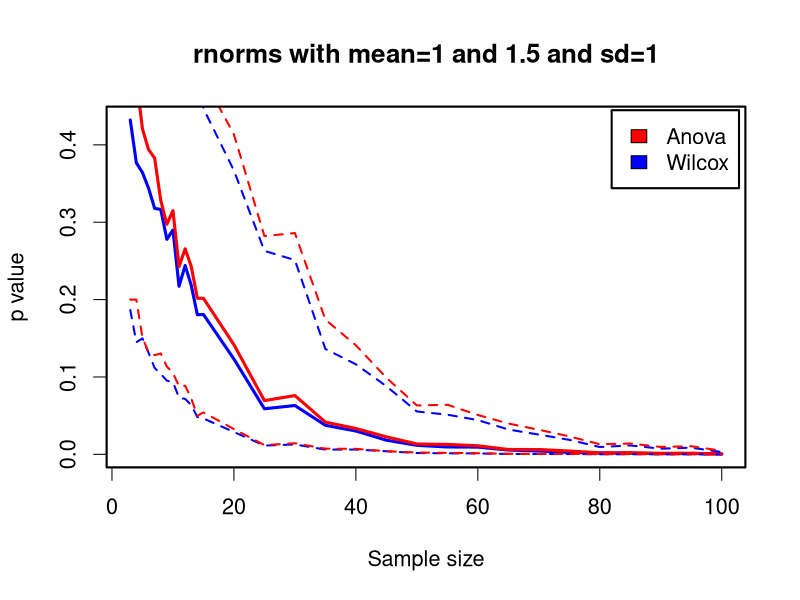

R code for this plot: (Note: a time limit stopped this script after it produced the figure.)
# Comparison between wilcox and ANOVA tests
# 06-09-2013

setwd('~/Dropbox/Documents/statsforbios')

# To compare anova and wilcox test, I'll draw numbers from normal distributions and apply the test. Do this for different sample sizes and replicate.
# What sample sizes and how many replicates of each.
nvec <- c(3:14,seq(15,100,by=5))
reps <- 500

# Empty matrices to fill
pAnova <- matrix(0,nrow=length(nvec),ncol=reps)
pWilcox <- matrix(0,nrow=length(nvec),ncol=reps)


# Run tests for each sample size (this loop is slow. I should rewrite it.)
for(i in 1:length(nvec)){

n <- nvec[i]

# Replicate tests with different random numbers.
for(r in 1:reps){
d <- cbind(c(rnorm(n,mean=1,sd=1),rnorm(n,mean=1.5,sd=1)), c(rep(1,n),rep(2,n)))

pAnova[i,r] <- (anova(lm(d[,1]~d[,2])))$Pr[1]
pWilcox[i,r] <- (wilcox.test(d[,1]~d[,2]))$p.value

}


}

#plot

png('anovaVsWilcox-sampleSize.png')
par(cex=1.3)
plot(apply(pAnova,1,median)~nvec,type='l', col='Blue', xlab='Sample size', ylab='p value', lwd=3, main='rnorms with mean=1 and 1.5 and sd=1')
lines(apply(pWilcox,1,median)~nvec,type='l', col='Red', lwd=3)
lines(apply(pAnova, 1, function(x) quantile(x, 0.75))~nvec, lty=2, lwd=2, col='Blue')
lines(apply(pAnova, 1, function(x) quantile(x, 0.25))~nvec, lty=2, lwd=2, col='Blue')
lines(apply(pWilcox, 1, function(x) quantile(x, 0.75))~nvec, lty=2, lwd=2, col='Red')
lines(apply(pWilcox, 1, function(x) quantile(x, 0.25))~nvec, lty=2, lwd=2, col='Red')
legend('topright', inset=0.01,fill=c('Red','Blue'),legend=c('Anova', 'Wilcox'), box.lwd=2)
box(lwd=2)
dev.off()




# To compare anova and wilcox test, I'll draw numbers from normal distributions and apply the test. Do this for different standard deviations and replicate.
# What sample sizes and how many replicates of each.
sdvec <- c(seq(0.02,0.98, by=0.02), seq(1,5,by=0.2))
reps <- 500

# Empty matrices to fill
pAnova <- matrix(0,nrow=length(sdvec),ncol=reps)
pWilcox <- matrix(0,nrow=length(sdvec),ncol=reps)


# Run tests for each sample size (this loop is slow. I should rewrite it.)
for(i in 1:length(sdvec)){

sd <- sdvec[i]

# Replicate tests with different random numbers.
for(r in 1:reps){
d <- cbind(c(rnorm(30,mean=1,sd=sd),rnorm(30,mean=1.5,sd=sd)), c(rep(1,30),rep(2,30)))

pAnova[i,r] <- (anova(lm(d[,1]~d[,2])))$Pr[1]
pWilcox[i,r] <- (wilcox.test(d[,1]~d[,2]))$p.value

}
}

#plot
	
png('anovaVsWilcox-sd.png')
par(cex=1.3)
plot(apply(pAnova,1,median)~sdvec,type='l', col='Blue', xlab='Standard Deviation', ylab='p value', lwd=3, main='rnorms with mean=1 and 1.5 and n=30')
lines(apply(pWilcox,1,median)~sdvec,type='l', col='Red', lwd=3)
lines(apply(pAnova, 1, function(x) quantile(x, 0.75))~sdvec, lty=2, lwd=2, col='Blue')
lines(apply(pAnova, 1, function(x) quantile(x, 0.25))~sdvec, lty=2, lwd=2, col='Blue')
lines(apply(pWilcox, 1, function(x) quantile(x, 0.75))~sdvec, lty=2, lwd=2, col='Red')
lines(apply(pWilcox, 1, function(x) quantile(x, 0.25))~sdvec, lty=2, lwd=2, col='Red')
legend('bottomright', inset=0.01,fill=c('Red','Blue'),legend=c('Anova', 'Wilcox'), box.lwd=2)
box(lwd=2)
dev.off()






# To compare anova and wilcox test, I'll draw numbers from normal distributions and apply the test. Do this for different effect sizes and replicate.
# What sample sizes and how many replicates of each.
effectvec <- seq(0.1,5,by=0.1)
reps <- 500

# Empty matrices to fill
pAnova <- matrix(0,nrow=length(effectvec),ncol=reps)
pWilcox <- matrix(0,nrow=length(effectvec),ncol=reps)


# Run tests for each sample size (this loop is slow. I should rewrite it.)
for(i in 1:length(effectvec)){

# Replicate tests with different random numbers.
for(r in 1:reps){
d <- cbind(c(rnorm(30,mean=1,sd=1),rnorm(30,mean=1+effectvec[i],sd=1)), c(rep(1,30),rep(2,30)))

pAnova[i,r] <- (anova(lm(d[,1]~d[,2])))$Pr[1]
pWilcox[i,r] <- (wilcox.test(d[,1]~d[,2]))$p.value

}
}

#plot
	
png('anovaVsWilcox-effect.png')
par(cex=1.3)
plot(apply(pAnova,1,median)~effectvec,type='l', col='Blue', xlab='Difference between means', ylab='p value', lwd=3, main='rnorms with sd=2 and n=30')
lines(apply(pWilcox,1,median)~effectvec,type='l', col='Red', lwd=3)
lines(apply(pAnova, 1, function(x) quantile(x, 0.75))~effectvec, lty=2, lwd=2, col='Blue')
lines(apply(pAnova, 1, function(x) quantile(x, 0.25))~effectvec, lty=2, lwd=2, col='Blue')
lines(apply(pWilcox, 1, function(x) quantile(x, 0.75))~effectvec, lty=2, lwd=2, col='Red')
lines(apply(pWilcox, 1, function(x) quantile(x, 0.25))~effectvec, lty=2, lwd=2, col='Red')
legend('topright', inset=0.01,fill=c('Red','Blue'),legend=c('Anova', 'Wilcox'), box.lwd=2)
box(lwd=2)
dev.off()
